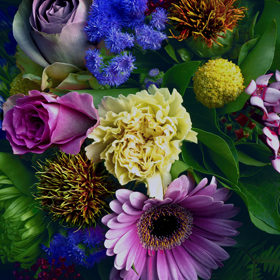
%> input picture make_situmilus/ExperimentalStimulus/Monitor/orgImage/flower/flower_org.bmp, 280 x 280 px
$ octave egg.m   (GNU Octave 9; MATLAB toolbox functions it lacks are replaced by stand-ins)
%> lines starting %> are read from the running program, lines starting %| are printed output that depends on the picture; in (x1, y1, x2, y2) boxes, pixels count from 0 and x2, y2 are one past the last pixel; in counts of white or black regions, pixels touching at a corner belong together; the program's own positions count from 1
clear all; close all;

%%%%%%%%%%% 画像の読み込み %%%%%%%%%%%
Org = imread('img/flower_org.bmp');    % 原画像
%> Org is the input picture: size 280x280x3 uint8; mean R, G, B 71.1, 68.2, 66.3
Org = rgb2gray(Org)
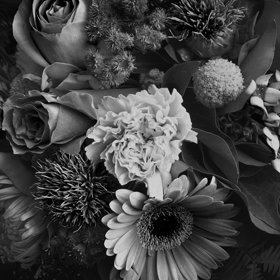
%> Org: size 280x280 uint8; min 0, max 219, mean 68.8

%% 細胞の検出
[~, threshold] = edge(Org, 'sobel');
%> threshold = 0.149
fudgeFactor = .5;
BWs = edge(Org,'sobel', threshold * fudgeFactor);
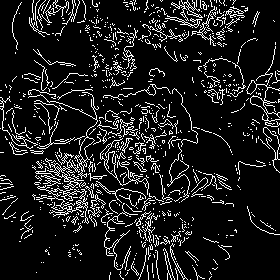
%> BWs: size 280x280 logical; 11.4% white in thin lines or dots
figure, imshow(BWs), title('binary gradient mask');

%% イメージの拡張
se90 = strel('line', 3, 90);
se0 = strel('line', 3, 0);

BWsdil = imdilate(BWs, [se90 se0]);
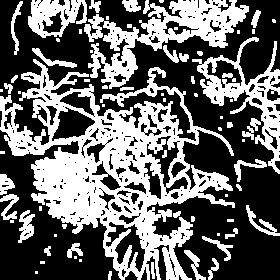
%> BWsdil: size 280x280 logical; 40.8% white; 72 white regions (31 under 20 px), largest, box (x1, y1, x2, y2) and area: (0, 59, 235, 280) 18584, (84, 0, 249, 89) 5127, (192, 37, 280, 174) 2977
figure, imshow(BWsdil), title('dilated gradient mask');

%%　内部のギャップを塗りつぶす
BWdfill = imfill(BWsdil, 'holes');
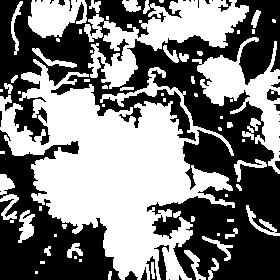
%> BWdfill: size 280x280 logical; 49.8% white; 68 white regions (29 under 20 px), largest, box (x1, y1, x2, y2) and area: (0, 59, 235, 280) 24118, (84, 0, 249, 89) 5641, (192, 37, 280, 174) 3805
figure, imshow(BWdfill);
title('binary image with filled holes');

%% 境界に接触するオブジェクトの削除
BWnobord = imclearborder(BWdfill, 4);
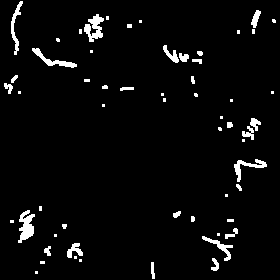
%> BWnobord: size 280x280 logical; 3.8% white; 58 white regions (28 under 20 px), largest, box (x1, y1, x2, y2) and area: (18, 210, 35, 243) 319, (84, 14, 104, 42) 298, (32, 48, 77, 68) 233
figure, imshow(BWnobord), title('cleared border image');

BWnobord = imclearborder(BWdfill, 8);
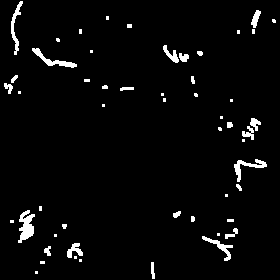
%> BWnobord: size 280x280 logical; 3.3% white; 53 white regions (26 under 20 px), largest, box (x1, y1, x2, y2) and area: (18, 210, 35, 243) 319, (32, 48, 77, 68) 233, (234, 159, 267, 182) 224
figure, imshow(BWnobord), title('cleared border image');
